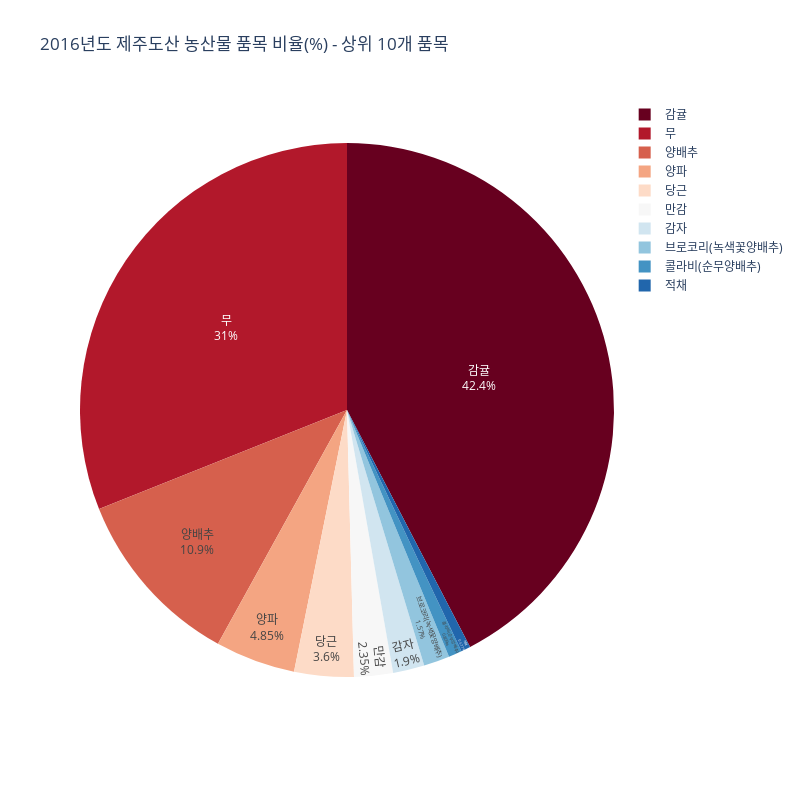

Source (notebook cell):
### Code cell
# load pickle
with open("./pickles/hypo2_piechart_data.pickle", "rb") as fr:
    grouped_san_jeju = pickle.load(fr)

grouped_san_jeju = grouped_san_jeju.sort_values(by = "TOT_QTY", ascending = False).head(10)

# 시각화 - 제주도가 주로 생산하는 농산물에 대한 비율
fig = px.pie(grouped_san_jeju, values = grouped_san_jeju["TOT_QTY"], names = grouped_san_jeju.index,
              color_discrete_sequence=px.colors.sequential.RdBu, title = "2016년도 제주도산 농산물 품목 비율(%) - 상위 10개 품목")
fig.update_traces(textposition='inside', textinfo='percent+label')
fig.update_layout(width = 800, height = 800)

fig.show()

### Figure 1 — Plotly figure (JSON) as saved in the notebook; plotly's stock layout.template omitted (floating-point values rounded to 4 significant figures)
{"data": [{"domain": {"x": [0, 1], "y": [0, 1]}, "hovertemplate": "PUM_NM=%{label}<br>TOT_QTY=%{value}<extra></extra>", "labels": ["감귤", "무", "양배추", "양파", "당근", "만감", "감자", "브로코리(녹색꽃양배추)", "콜라비(순무양배추)", "적채"], "legendgroup": "", "name": "", "showlegend": true, "textinfo": "percent+label", "textposition": "inside", "type": "pie", "values": [0.4087, 0.2994, 0.1054, 0.04675, 0.0347, 0.02268, 0.01833, 0.01515, 0.007805, 0.005564]}], "layout": {"height": 800, "legend": {"tracegroupgap": 0}, "piecolorway": ["rgb(103,0,31)", "rgb(178,24,43)", "rgb(214,96,77)", "rgb(244,165,130)", "rgb(253,219,199)", "rgb(247,247,247)", "rgb(209,229,240)", "rgb(146,197,222)", "rgb(67,147,195)", "rgb(33,102,172)", "rgb(5,48,97)"], "title": {"text": "2016년도 제주도산 농산물 품목 비율(%) - 상위 10개 품목"}, "width": 800}}
